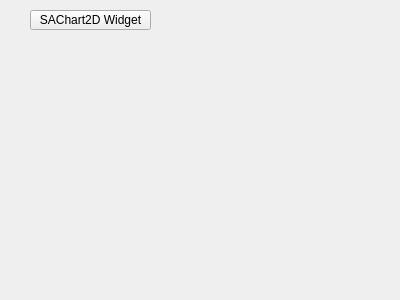
<?xml version="1.0" encoding="UTF-8"?>
<ui version="4.0">
 <class>Widget</class>
 <widget class="QWidget" name="Widget">
  <property name="geometry">
   <rect>
    <x>0</x>
    <y>0</y>
    <width>400</width>
    <height>300</height>
   </rect>
  </property>
  <property name="windowTitle">
   <string>Widget</string>
  </property>
  <widget class="QPushButton" name="pushButton_SAChart2DWidget">
   <property name="geometry">
    <rect>
     <x>30</x>
     <y>10</y>
     <width>121</width>
     <height>20</height>
    </rect>
   </property>
   <property name="text">
    <string>SAChart2D Widget</string>
   </property>
  </widget>
 </widget>
 <layoutdefault spacing="6" margin="11"/>
 <resources/>
 <connections/>
</ui>
